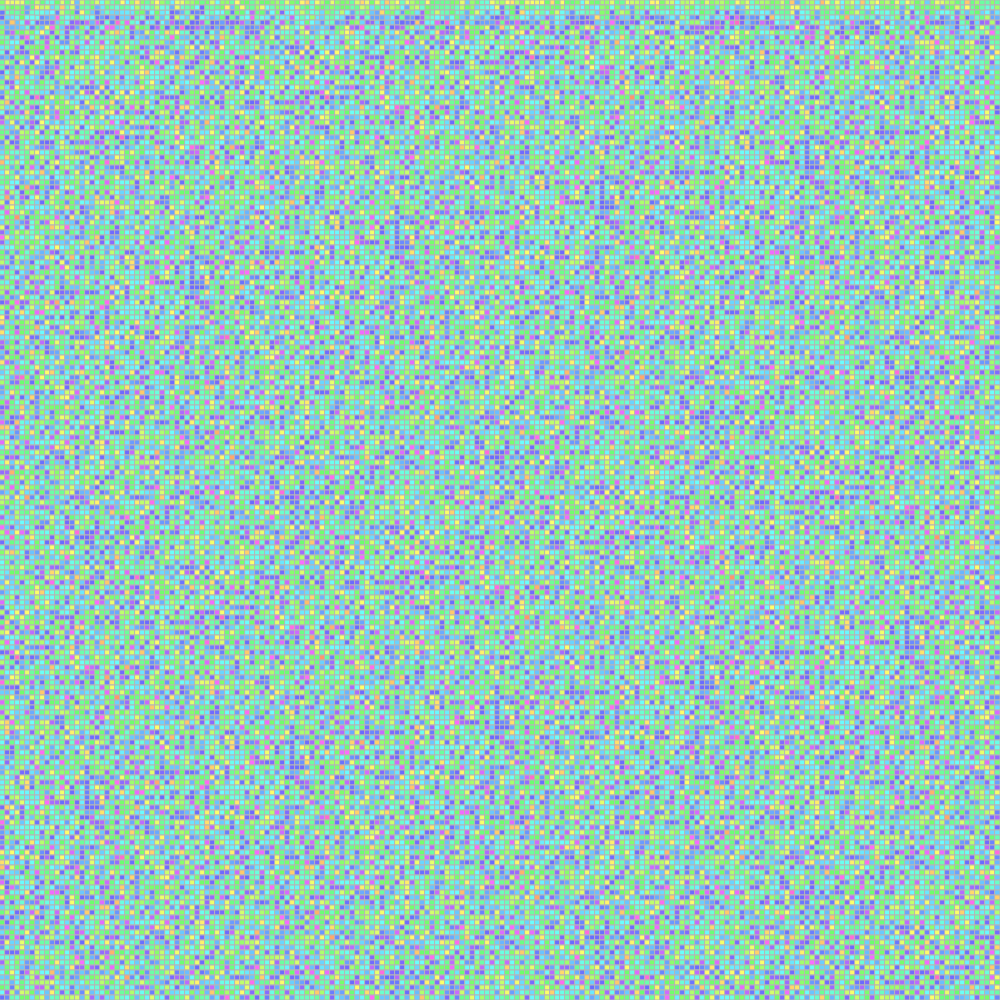
Frame 1 (no input)
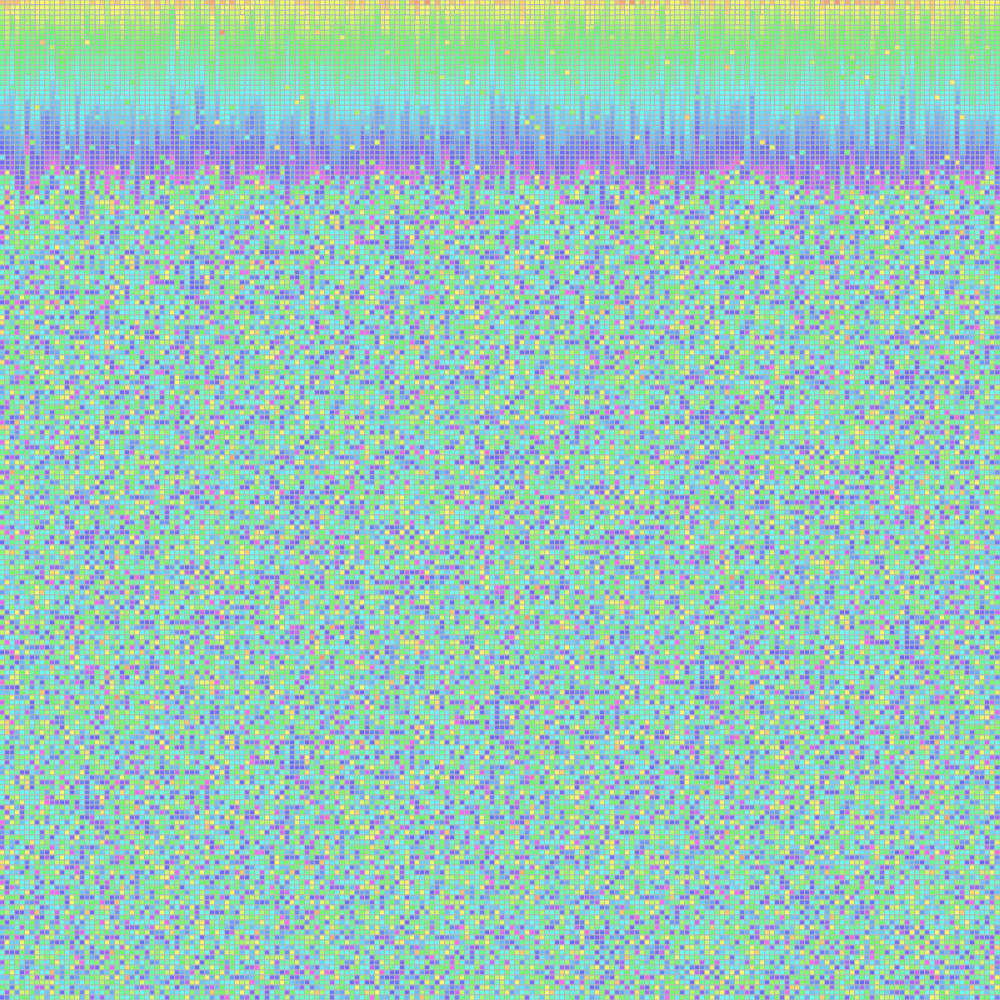
Frame 60 (no input)
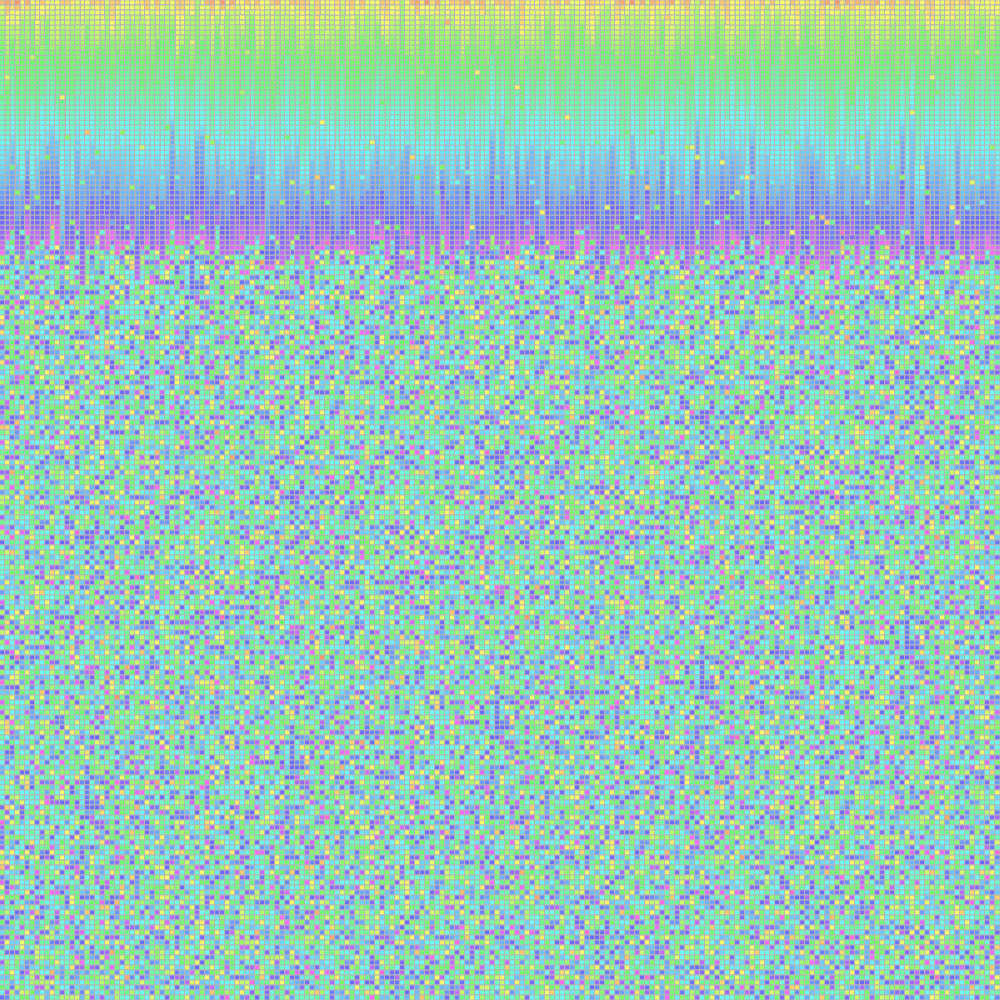
Frame 120 (the mouse pressed at the canvas centre since frame 60)

The p5.js sketch that drew these frames (run headless with seeded random() and noise() and a simulated clock; from frame 60 on, the mouse is pressed at the canvas centre):

// p5.js sketch
// ── sketch.js
let blocks = []
let rows = 200
let columns = 200

let blockWidth = 5, blockHeight = 5

function setup() {
  createCanvas(rows*blockWidth, columns*blockHeight)
  background(51)
  colorMode(HSL, 360);
  stroke(255)

  for(let i = 0; i < rows; i++) {
    blocks[i] = []
    for(let j = 0; j < columns; j++) {
      blocks[i][j] = noise(i * rows + j)
    }
  }

  for (let i = 0; i < rows; i++) {
    for (let j = 0; j < columns; j++) {
      fill(map(blocks[i][j], 0, 1, 0, 360), 500, 255)
      rect(i * blockWidth, j * blockHeight, blockWidth, blockHeight)
    }
  }
}

function swap(k, i, j) {
  var tmp = blocks[k][i];
  blocks[k][i] = blocks[k][j];
  blocks[k][j] = tmp;

  fill(map(blocks[k][i], 0, 1, 0, 360), 500, 255)
  rect(k * blockWidth, i * blockHeight, blockWidth, blockHeight)
  fill(map(blocks[k][j], 0, 1, 0, 360), 500, 255)
  rect(k * blockWidth, j * blockHeight, blockWidth, blockHeight)
}

function bubbleSort() {
  let sorted = true
  for (let i = 0; i < rows; i++) {
    for (let j = 0; j < columns-1; j++) {
      if (blocks[i][j] > blocks[i][j + 1]) {
        sorted = false
        swap(i, j, j+1)
        break;
      }
    }
  }
  return sorted
}


function draw() {
  let run = true
  for (let i = 0; i < 5; i++) {
    run = run && !bubbleSort()
  }

  if (!run) {
    noLoop()
  }
}
